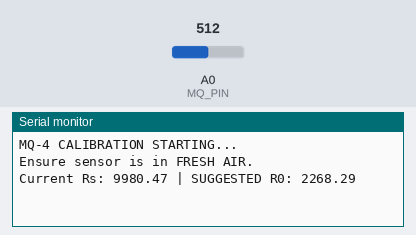
This sketch was run on a simulated Arduino Uno, built with avr-gcc and run on an emulated ATmega328P. Shown: the last lines printed to the serial monitor. Inputs (shaded band) come from the test bench; at power-on: A0 (MQ_PIN) = 512.

Above: at 4.2 s.
4.3 s: A0 (MQ_PIN) set to 0
At 5.8 s:
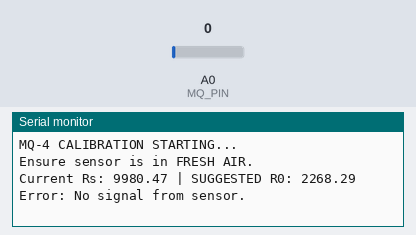
8.5 s: A0 (MQ_PIN) set to 122
At 10.1 s:
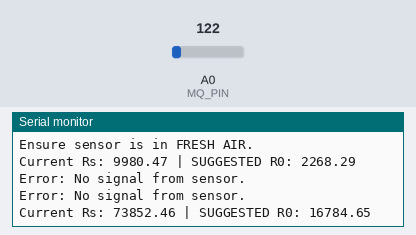

Measured:
- after the input at 4.3 s, the serial monitor: prints a new line after 0.70 s (image 1)
- after the input at 8.5 s, the serial monitor: prints a new line after 0.50 s (image 2)

The sketch:

calibration.ino
```cpp
// MQ-4 CALIBRATION SCRIPT
const int MQ_PIN = A0;
const float RL = 10000.0;

void setup()
{
  Serial.begin(9600);
  Serial.println("MQ-4 CALIBRATION STARTING...");
  Serial.println("Ensure sensor is in FRESH AIR.");
  delay(3000);
}

void loop()
{
  int adc = analogRead(MQ_PIN);
  if (adc > 0)
  {
    float Vout = adc * (5.0 / 1023.0);
    float Rs = RL * (5.0 - Vout) / Vout;

    // Clean air: Rs/R0 ≈ 4.4
    float R0 = Rs / 4.4;

    Serial.print("Current Rs: ");
    Serial.print(Rs);
    Serial.print(" | SUGGESTED R0: ");
    Serial.println(R0);
  }
  else
  {
    Serial.println("Error: No signal from sensor.");
  }

  delay(2000);
}
```
